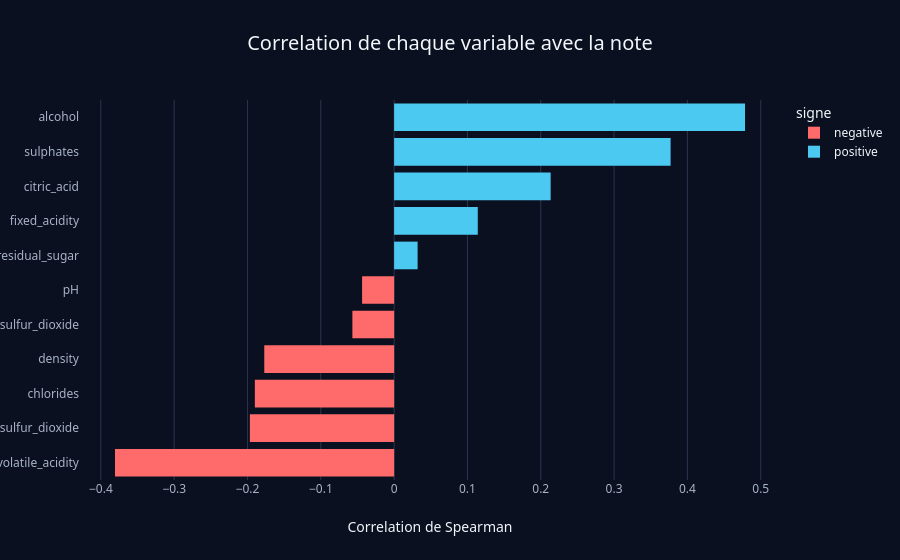

Notebook code cell kept with this figure:
### Markdown cell above
### Question 2 — Exploration visuelle : variables influençant la qualité

### Code cell
# Correlation de Spearman (rangs) : adaptee a une note ordinale
corr = X.apply(lambda col: col.corr(y, method="spearman")).sort_values()
fig = px.bar(x=corr.values, y=corr.index, orientation="h",
             color=np.where(corr >= 0, "positive", "negative"),
             color_discrete_map={"positive": pick_color(0), "negative": pick_color(1)},
             labels={"x": "Correlation de Spearman", "y": "", "color": "signe"},
             title="Correlation de chaque variable avec la note")
fig.show()
corr

### Figure 1 — Plotly figure (JSON) as saved in the notebook; plotly's stock layout.template omitted (floating-point values rounded to 4 significant figures)
{"data": [{"hovertemplate": "signe=negative<br>Correlation de Spearman=%{x}<br>=%{y}<extra></extra>", "legendgroup": "negative", "marker": {"color": "#ff6b6b", "pattern": {"shape": ""}}, "name": "negative", "orientation": "h", "showlegend": true, "textposition": "auto", "type": "bar", "x": [-0.3806, -0.1967, -0.1899, -0.1771, -0.0569, -0.04367], "xaxis": "x", "y": ["volatile_acidity", "total_sulfur_dioxide", "chlorides", "density", "free_sulfur_dioxide", "pH"], "yaxis": "y"}, {"hovertemplate": "signe=positive<br>Correlation de Spearman=%{x}<br>=%{y}<extra></extra>", "legendgroup": "positive", "marker": {"color": "#4cc9f0", "pattern": {"shape": ""}}, "name": "positive", "orientation": "h", "showlegend": true, "textposition": "auto", "type": "bar", "x": [0.03205, 0.1141, 0.2135, 0.3771, 0.4785], "xaxis": "x", "y": ["residual_sugar", "fixed_acidity", "citric_acid", "sulphates", "alcohol"], "yaxis": "y"}], "layout": {"barmode": "relative", "legend": {"title": {"text": "signe"}, "tracegroupgap": 0}, "title": {"text": "Correlation de chaque variable avec la note"}, "xaxis": {"anchor": "y", "domain": [0.0, 1.0], "title": {"text": "Correlation de Spearman"}}, "yaxis": {"anchor": "x", "domain": [0.0, 1.0], "title": {"text": ""}}}}
